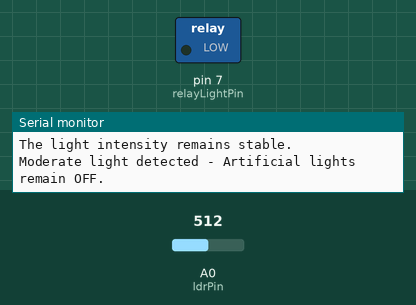
Recording of a sketch running on a simulated Arduino Uno, built with avr-gcc and run on an emulated ATmega328P. Parts: switched loads named in the sketch (green lamp = pin HIGH), the last lines printed to the serial monitor. The test bench sets the inputs (shaded band); at power-on: A0 (ldrPin) = 512.

Above: at 10.8 s.
10.9 s: A0 (ldrPin) set to 486
At 20.4 s:
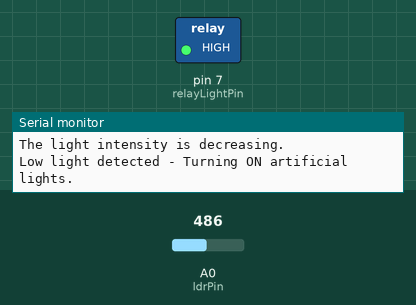
21.6 s: A0 (ldrPin) set to 510
At 31.2 s:
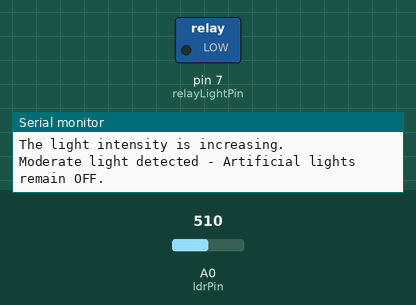
31.6 s: A0 (ldrPin) set to 490
At 41.1 s:
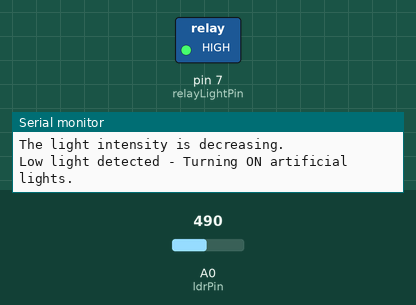
Timing chart, 0 to 42.6 s (numbered marks = the images above; inputs shaded):
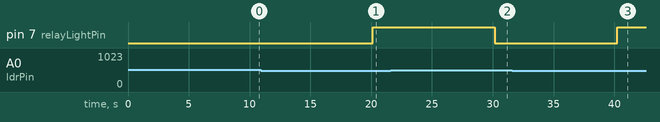

The sketch:

Sunlight2.ino
```cpp
// Pin Definitions
const int ldrPin = A0;       // LDR connected to analog pin A0
const int relayLightPin = 7; // Relay for artificial lights connected to digital pin 7
const int lightThresholdLow = 500;  // Low light threshold (adjust based on testing)
const int lightThresholdHigh = 800; // High light threshold (adjust based on testing)

int previousLightIntensity = 0; // To track changes in light intensity

void setup() {
  Serial.begin(9600);              // Start serial communication for debugging
  pinMode(relayLightPin, OUTPUT);  // Set light relay pin as output
  digitalWrite(relayLightPin, LOW); // Turn off artificial lights initially
}

void loop() {
  int lightIntensity = analogRead(ldrPin); // Read LDR value (0-1023)
  Serial.print("Current Light Intensity: ");
  Serial.println(lightIntensity);

  // Detect changes in light intensity
  if (lightIntensity > previousLightIntensity) {
    Serial.println("The light intensity is increasing.");
  } else if (lightIntensity < previousLightIntensity) {
    Serial.println("The light intensity is decreasing.");
  } else {
    Serial.println("The light intensity remains stable.");
  }

  // Automation logic for light control
  if (lightIntensity < lightThresholdLow) {
    // Low light detected, turn on artificial lights
    digitalWrite(relayLightPin, HIGH);
    Serial.println("Low light detected - Turning ON artificial lights.");
  } else if (lightIntensity > lightThresholdHigh) {
    // High light detected, turn off artificial lights
    digitalWrite(relayLightPin, LOW);
    Serial.println("High light detected - Turning OFF artificial lights.");
  } else {
    // Moderate light detected, ensure artificial lights are off
    digitalWrite(relayLightPin, LOW);
    Serial.println("Moderate light detected - Artificial lights remain OFF.");
  }

  // Update previous light intensity for the next loop
  previousLightIntensity = lightIntensity;

  delay(10000); // Wait for a second before the next reading
}
```

Sunlight.ino
```cpp

```

Measured:
- the behaviour switches between 500 and 499 on A0 (ldrPin) (found by bisection; images 0 and 1)
- after the input at 10.9 s, pin 7 (relayLightPin): LOW → HIGH after 9.2 s
- after the input at 21.6 s, pin 7 (relayLightPin): HIGH → LOW after 8.6 s
- after the input at 31.6 s, pin 7 (relayLightPin): LOW → HIGH after 8.6 s
